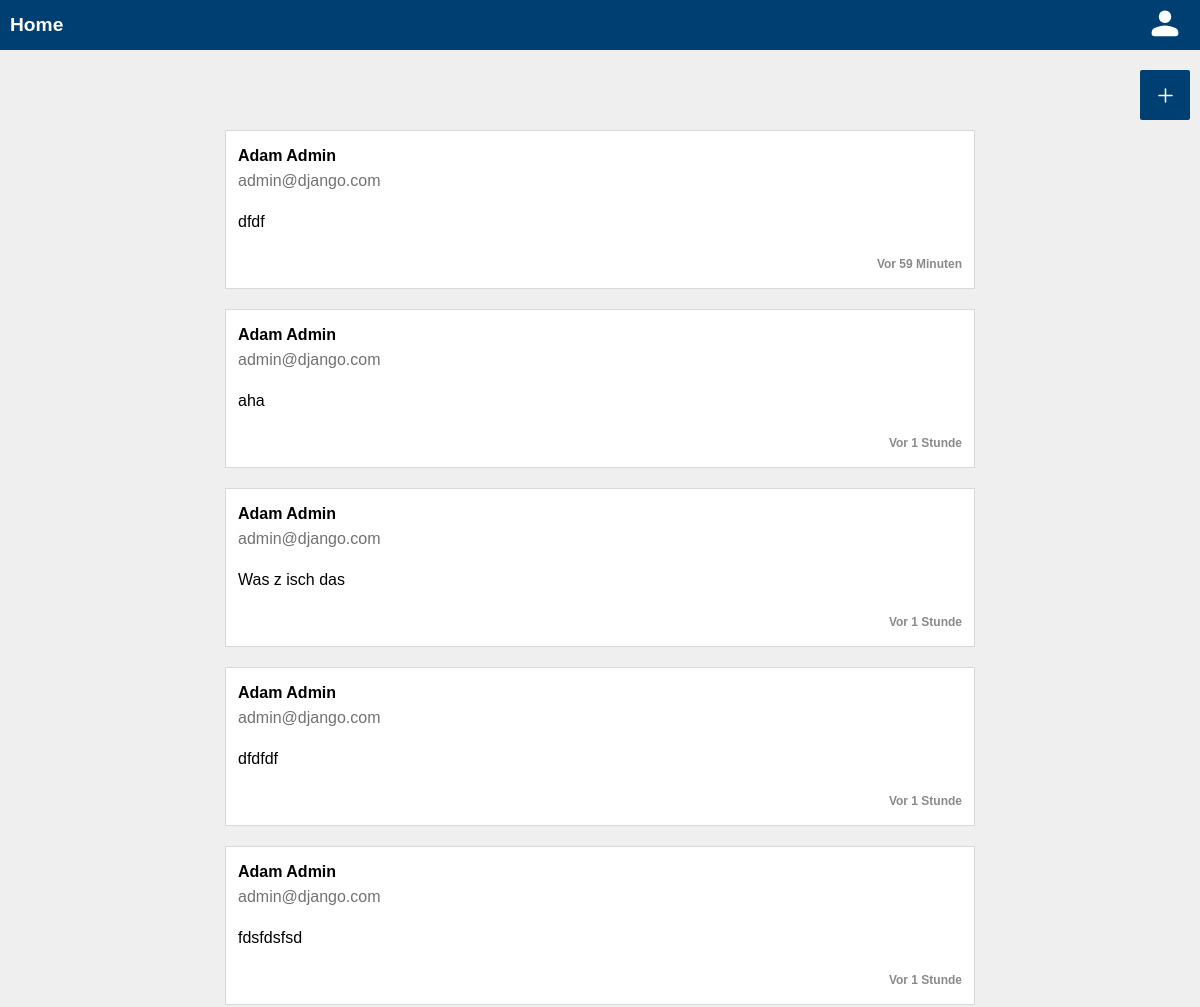
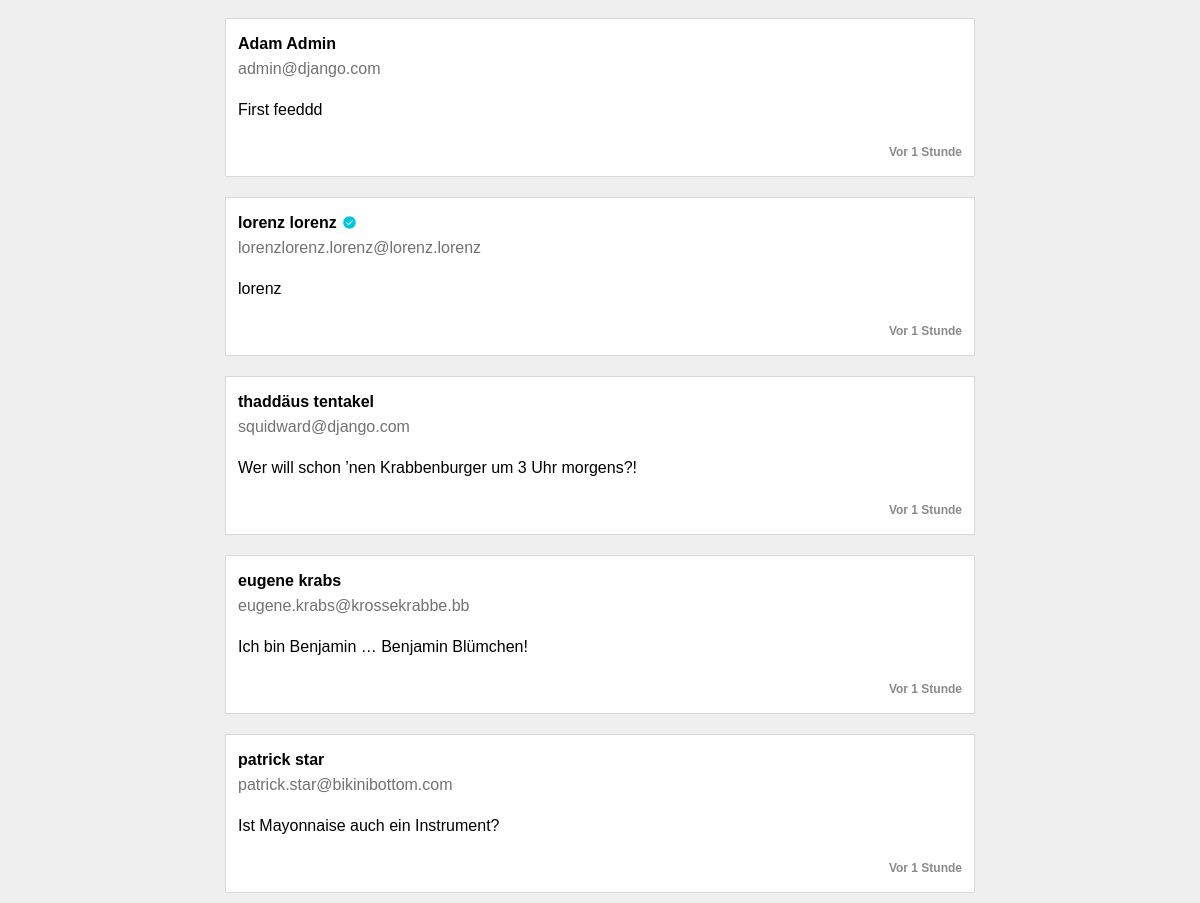
The app's page / (signed in) with its own data (2 pictures, top to bottom).
### feeds/models.py (models this page shows, shortened)
class Feed(models.Model):
    text = models.TextField(max_length=200)
    published_date = models.DateTimeField(auto_now_add=True, verbose_name=_("Veröffentlicht"))
    author = models.ForeignKey(
        User,
        on_delete=models.CASCADE,
        related_name="feeds",
    )
    def time_since_published(self):
        now = timezone.now()
        diff = now - self.published_date
        if diff.days >= 365:
            count = diff.days // 365
            return _("Vor {count} Jahr{plural}").format(count=count, plural=_('e') if count > 1 else '')
        elif diff.days >= 30:
            count = diff.days // 30
            return _("Vor {count} Monat{plural}").format(count=count, plural=_('e') if count > 1 else '')
        elif diff.days > 0:
            return _("Vor {count} Tag{plural}").format(count=diff.days, plural=_('e') if diff.days > 1 else '')
        elif diff.seconds >= 3600:
            count = diff.seconds // 3600
            return _("Vor {count} Stunde{plural}").format(count=count, plural=_('n') if count > 1 else '')
        elif diff.seconds >= 60:
            count = diff.seconds // 60
            return _("Vor {count} Minute{plural}").format(count=count, plural=_('n') if count > 1 else '')
        else:
            return _("Gerade eben")
    class Meta:
        ordering = ["-published_date", "-id"]

### authentication/models.py (models this page shows)
class User(AbstractUser):
    first_name = models.CharField(max_length=100, verbose_name=_("Vorname"))
    last_name = models.CharField(max_length=100, verbose_name=_("Nachname"))
    username = models.EmailField(unique=True, verbose_name="Benutzername")
    email = models.EmailField(unique=True, verbose_name="E-Mail Adresse")
    USERNAME_FIELD = "email"
    REQUIRED_FIELDS = ["username"]
    birthdate = models.DateField(null=True, verbose_name=_("Geburtsdatum"))
    verified = models.BooleanField(null=True)

### feeds/views.py (the view)
# urls.py: path("", login_required(FeedsView.as_view()), name="feeds"),
class FeedsView(generic.ListView):
    model = Feed
    fields = ["text", "author"]
    template_name = "feeds/feeds.html"
    def get_context_data(self, **kwargs):
        context = super().get_context_data(**kwargs)
        context["feeds"] = super().get_queryset()
        return context

### feeds/templates/feeds/feeds.html (shortened to what this page needs)
{% load static %}
{% load i18n %}
<!DOCTYPE html>
<html lang="en">
<head>
    <link rel="stylesheet" href="{% static 'global.css' %}">
    <link rel="stylesheet" href="{% static 'header.css' %}">
    <link rel="stylesheet" href="{% static 'style.css' %}">
    <link rel="stylesheet" href="{% static 'feeds.css' %}">
</head>
<body>
<header>
    <div class="grid-header">
        <h1 class="title">{% translate "Home" %}</h1>
        <div class="profile">
            <a href="{% url 'user' request.user.id %}"><img src="{% static 'svgs/account.svg' %}" height="40px"/></a>
        </div>
    </div>
</header>
<main>
    {% if perms.feeds.add_feed %}
        <div class="grid-buttons grid-buttons-home">
            <a href="{% url 'feed_create' %}" class="crud-button create">
                <img src="{% static 'svgs/add.svg' %}" height="25px"/>
            </a>
        </div>
    {% endif %}
    {% if perms.feeds.view_feed %}
        <div class="grid-feeds">
            {% for feed in feeds %}
                <a href={% url 'feed' feed.id %}>
                    <div class="card feed">
                        <div class="author">
                            <div class="fulname-container">
                                {% if feed.author.first_name != "" and feed.author.last_name != "" %}
                                    <p class="fulname">{{ feed.author.first_name }} {{ feed.author.last_name }}</p>
                                {% else %}
                                    <p class="fulname">Unknown</p>
                                {% endif %}
                                {% for group in feed.author.groups.values %}
                                    {% if group.name == "verified" %}
                                        <img class="verify" src="{% static 'svgs/verified.svg' %}" height="15px"/>
                                    {% endif %}
                                {% endfor %}
                            </div>
                            <p class="email">{{ feed.author.email }}</p>
                        </div>
                        <div class="text">
                            <p>{{ feed.text }}</p>
                        </div>
                        <div class="published">
                            <p>{{ feed.time_since_published }}</p>
                        </div>
                    </div>
                </a>
            {% endfor %}
        </div>
    {% else %}
        <div class="no-perm">
            <p>{% translate "Zugriff verweigert" %}</p>
        </div>
    {% endif %}
</main>
</body>

### authentication/static/global.css (style rules this page uses)
* { margin: 0; padding: 0; font-family: "Quicksand-Regular", sans-serif; }
html, body { height: 100%; background-color: #EFEFEF; }
main { position: relative; padding: 10px; }
a { color: #003f72; text-decoration: none; }

### authentication/static/header.css (style rules this page uses)
header { height: 50px; background-color: #003f72; color: white; font-weight: bold; padding: 0 10px; }
.grid-header { display: grid; grid-template-rows: 50px; grid-template-columns: 1fr 50px; grid-template-areas: "title profile"; }
header .title { grid-area: title; font-size: 1.2rem; display: flex; align-items: center; }
.profile { grid-area: profile; display: flex; justify-content: center; align-items: center; filter: invert(); }
.profile a { justify-content: center; align-items: center; }

### authentication/static/style.css (style rules this page uses)
.card { border-color: #d9d9d9; border-width: 1px; border-style: solid; background-color: white; }

### feeds/static/feeds.css (style rules this page uses)
.grid-buttons { display: grid; grid-gap: 10px; grid-template-columns: 50px 1fr 50px 50px 50px; grid-template-rows: 50px; margin: 10px 0; }
.grid-buttons-home { grid-template-areas: ". . . . create"; }
.crud-button { cursor: pointer; display: flex; justify-content: center; align-items: center; color: white; font-size: 1.2rem; font-weight: bold; border-radius: 2px; }
.crud-button img { filter: invert(); }
.create { grid-area: create; background-color: #003f72; }
.grid-feeds { display: grid; grid-gap: 20px; }
.feed { display: grid; grid-gap: 20px; grid-template-columns: 1fr; grid-template-rows: 50px 1fr 25px; grid-template-areas: "author" "text" "published"; padding: 12px; }
.feed a, .feed p, .commentary a, .commentary p { text-decoration: none; color: black; word-break: break-word; }
.feed .author { grid-area: author; display: grid; grid-template-rows: 1fr 1fr; grid-template-columns: 1fr 25px; grid-template-areas: "fulname-container" "email"; }
.verify { grid-area: verify; }
.author .fulname-container { font-weight: bold; grid-area: fulname-container; display: flex; align-items: center; }
.fulname { margin: 0 5px 0 0; }
.author .email { grid-area: email; display: flex; align-items: center; color: #727272 }
.feed .text { grid-area: text; }
.feed .published, .commentary .published { grid-area: published; display: flex; justify-content: right; align-items: center; font-size: 0.75rem; font-weight: bold; }
.feed .published p, .commentary .published p { color: #8a8a8a; }
@media screen and (min-width: 520px) { main > .grid-feeds, main > .grid-commentaries, main > .grid-warns { width: 500px; margin: 0 auto; } }
@media screen and (min-width: 770px) { main > .grid-feeds, main > .grid-commentaries, main > .grid-warns { width: 750px; } }

### records on screen
Feed: author.first_name "Adam", author.last_name "Admin", author.email "admin@django.com", text "dfdf", time_since_published "Vor 59 Minuten"
Feed: author.first_name "Adam", author.last_name "Admin", author.email "admin@django.com", text "aha", time_since_published "Vor 1 Stunde"
Feed: author.first_name "Adam", author.last_name "Admin", author.email "admin@django.com", text "Was z isch das", time_since_published "Vor 1 Stunde"
Feed: author.first_name "Adam", author.last_name "Admin", author.email "admin@django.com", text "dfdfdf", time_since_published "Vor 1 Stunde"
Feed: author.first_name "Adam", author.last_name "Admin", author.email "admin@django.com", text "fdsfdsfsd", time_since_published "Vor 1 Stunde"
Feed: author.first_name "Adam", author.last_name "Admin", author.email "admin@django.com", text "First feeddd", time_since_published "Vor 1 Stunde"
Feed: author.first_name "lorenz", author.last_name "lorenz", author.email "lorenzlorenz.lorenz@lorenz.lorenz", text "lorenz", time_since_published "Vor 1 Stunde"
Feed: author.first_name "thaddäus", author.last_name "tentakel", author.email "squidward@django.com", text "Wer will schon ’nen Krabbenburger um 3 Uhr morgens?!", time_since_published "Vor 1 Stunde"
Feed: author.first_name "eugene", author.last_name "krabs", author.email "eugene.krabs@krossekrabbe.bb", text "Ich bin Benjamin … Benjamin Blümchen!", time_since_published "Vor 1 Stunde"
Feed: author.first_name "patrick", author.last_name "star", author.email "patrick.star@bikinibottom.com", text "Ist Mayonnaise auch ein Instrument?", time_since_published "Vor 1 Stunde"
